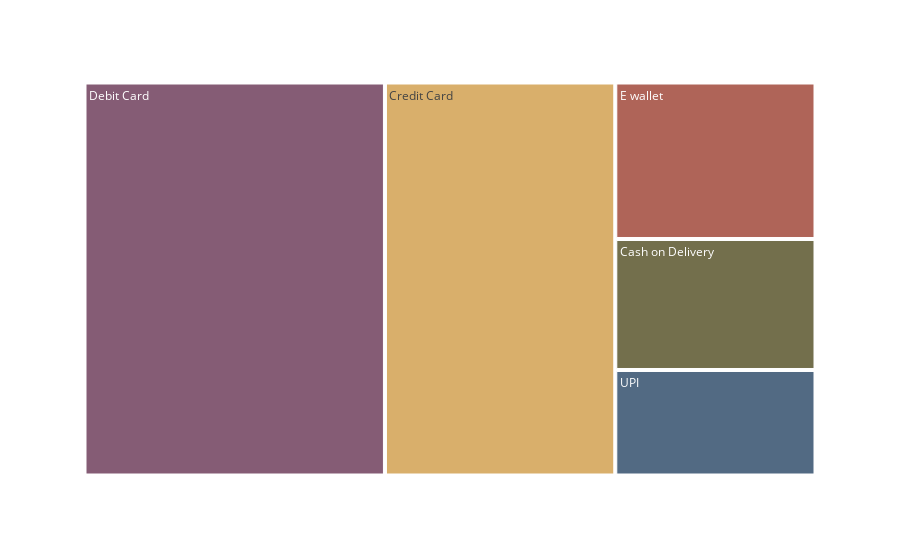

Notebook cell for this chart:
### Markdown cell above
Q2.)Which is the prefered payment mode for customer?<a class= "anchor" id="7.3"></a>

### Code cell
df  =churn['PreferredPaymentMode'].value_counts().reset_index()
df.columns = ['mode', 'count']
df

import plotly.express as px
fig = px.treemap(df, path = ['mode'],
                 values = 'count', 
                 color_discrete_sequence=px.colors.qualitative.Antique)
fig.show()

### Figure 1 — Plotly figure (JSON) as saved in the notebook; plotly's stock layout.template omitted (floating-point values rounded to 4 significant figures)
{"data": [{"branchvalues": "total", "domain": {"x": [0, 1], "y": [0, 1]}, "hovertemplate": "labels=%{label}<br>count=%{value}<br>parent=%{parent}<br>id=%{id}<extra></extra>", "ids": ["Cash on Delivery", "Credit Card", "Debit Card", "E wallet", "UPI"], "labels": ["Cash on Delivery", "Credit Card", "Debit Card", "E wallet", "UPI"], "name": "", "parents": ["", "", "", "", ""], "type": "treemap", "values": [514, 1774, 2314, 614, 414]}], "layout": {"legend": {"tracegroupgap": 0}, "margin": {"t": 60}, "treemapcolorway": ["rgb(133, 92, 117)", "rgb(217, 175, 107)", "rgb(175, 100, 88)", "rgb(115, 111, 76)", "rgb(82, 106, 131)", "rgb(98, 83, 119)", "rgb(104, 133, 92)", "rgb(156, 156, 94)", "rgb(160, 97, 119)", "rgb(140, 120, 93)", "rgb(124, 124, 124)"]}}
